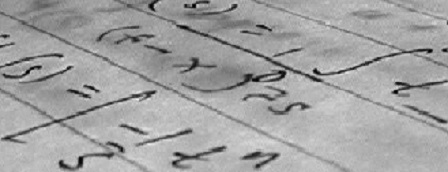
#> input picture Unidade3-PDI/1 - pre-processamento/imgs/page.jpg, 448 x 172 px
$ python code5.py
#> lines starting #> are read from the running program, lines starting #| are printed output that depends on the picture; after the words box and inside, x2 and y2 are one past the last pixel; in counts of white or black regions, pixels touching at a corner belong together
### src/pdi_utils.py
import matplotlib.pyplot as plt
import numpy as np
import os
import cv2
from sklearn.model_selection import train_test_split

def load_shoes1():
    return plt.imread("imgs//E10b.bmp")

def load_shoes2():
    return plt.imread("imgs//E10a.bmp")

def load_red_roses():
    return plt.imread("imgs//red_roses.png")

def load_page_image():
    return plt.imread("imgs//page.jpg")
#> returned value is the input picture: shape (172, 448, 3); min 0, max 239, mean 162.2

def load_chess_image():
    return plt.imread("imgs//chess_gray.png")

def load_woman():
    return plt.imread("imgs//woman.png")

def load_flipped_seville():
    return plt.imread("imgs//flipped_seville.png")

def load_lena():
    return plt.imread("imgs//lena.png")

def load_lools_image():
    return plt.imread("imgs//cat.jpg")

def load_soaps_image():
    return plt.imread("imgs//soaps.jpg")

def load_building_image():
    return plt.imread("imgs//toa-sharp-def-3.jpg")

def load_chest_ray_x():
    return plt.imread("imgs//contrast_00000109_005.png")

def load_aerial_image():
    return plt.imread("imgs//aerial.png")

def load_rotate_cat():
    return plt.imread("imgs//cat.jpg")

def show_image(image, title='Image', cmap_type='gray'):
    plt.imshow(image, cmap=cmap_type)
    plt.title(title)
    plt.axis('off')
    plt.show()

def manual_rgb2gray(rgb_img):
    return np.array((rgb_img[:,:,0]*0.29 + rgb_img[:,:,1]*0.59 + rgb_img[:,:,2]*0.11)).astype(int)
#> returned value: shape (172, 448) int64

# [61 lines left out: functions load_sign_language_data, load_light_dataset, not called in this run]

### Unidade3-PDI/1 - pre-processamento/code5.py
from skimage.color import rgb2gray
from src.pdi_utils import load_page_image, show_image, manual_rgb2gray

# Import the otsu threshold function
from skimage.filters import threshold_otsu, threshold_local

page_image = manual_rgb2gray(load_page_image())

# Show original image
show_image(page_image, 'Global thresholding')

# Obtain the optimal otsu global thresh value
global_thresh = threshold_otsu(page_image)
#> global_thresh = 136

# Obtain the binary image by applying global thresholding
binary_global = page_image > global_thresh
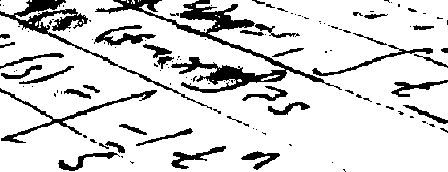
#> binary_global: shape (172, 448) bool; 84.9% white; 125 black regions (87 under 20 px), largest, box (x1, y1, x2, y2) and area: (95, 0, 342, 93) 3566, (0, 0, 212, 110) 1681, (0, 88, 157, 143) 878

# Show the binary image obtained
show_image(binary_global, 'Global thresholding')

# Set the block size to 35
block_size = 35

# Obtain the optimal local thresholding
local_thresh = threshold_local(page_image, block_size, offset=10)
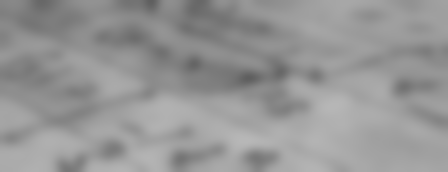
#> local_thresh: shape (172, 448) float64; min 95.01, max 184, mean 150.3

# Obtain the binary image by applying local thresholding
binary_local = page_image > local_thresh
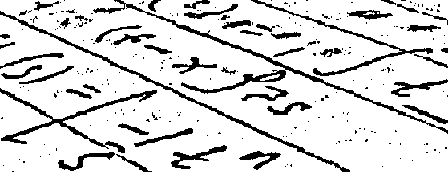
#> binary_local: shape (172, 448) bool; 85.2% white; 245 black regions (197 under 20 px), largest, box (x1, y1, x2, y2) and area: (93, 0, 448, 134) 1751, (0, 11, 350, 172) 1265, (0, 88, 157, 153) 1186

# Show the binary image
show_image(binary_local, 'Local thresholding')
